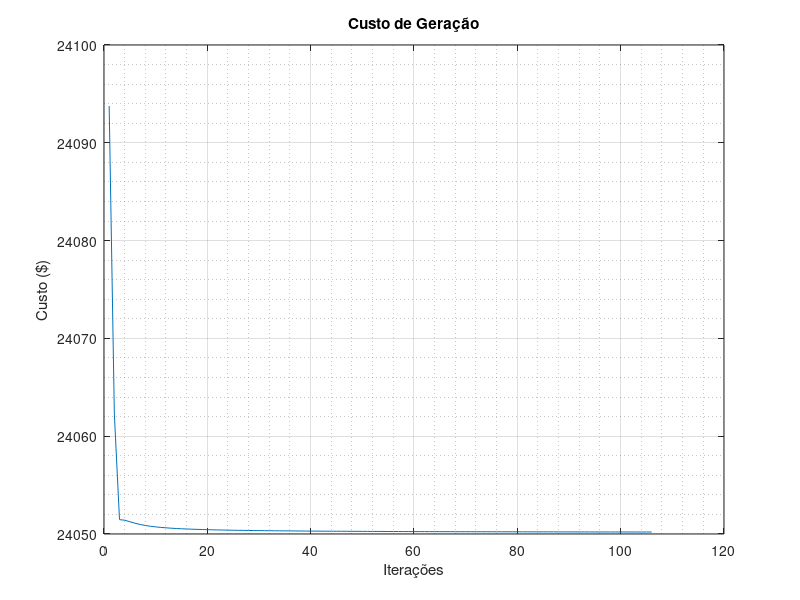

Write MATLAB code to recreate this figure.
clear all
clc
close all

% Primal Afim PPQ

% Matriz Q*x = Gradiente
% Matriz Q = Hessiana
% Desconsidera a constante porque ela só translada a função
% Aumentar Q e A com as variáveis de folga X inseridas 
% Inicia Valor de Alfa:

alfa = 0.995;

% Define a Matriz A:

A_sh = [1 1 1 1 1 1 1 1 1 1 1 1 1;
        -1 0 0 0 0 0 0 0 0 0 0 0 0;
         1 0 0 0 0 0 0 0 0 0 0 0 0;
         0 -1 0 0 0 0 0 0 0 0 0 0 0;
         0 1 0 0 0 0 0 0 0 0 0 0 0;
         0 0 -1 0 0 0 0 0 0 0 0 0 0;
         0 0 1 0 0 0 0 0 0 0 0 0 0;
         0 0 0 -1 0 0 0 0 0 0 0 0 0;
         0 0 0 1 0 0 0 0 0 0 0 0 0;
         0 0 0 0 -1 0 0 0 0 0 0 0 0;
         0 0 0 0 1 0 0 0 0 0 0 0 0;
         0 0 0 0 0 -1 0 0 0 0 0 0 0;
         0 0 0 0 0 1 0 0 0 0 0 0 0;
         0 0 0 0 0 0 -1 0 0 0 0 0 0;
         0 0 0 0 0 0 1 0 0 0 0 0 0;
         0 0 0 0 0 0 0 -1 0 0 0 0 0;
         0 0 0 0 0 0 0 1 0 0 0 0 0;
         0 0 0 0 0 0 0 0 -1 0 0 0 0;
         0 0 0 0 0 0 0 0 1 0 0 0 0;
         0 0 0 0 0 0 0 0 0 -1 0 0 0;
         0 0 0 0 0 0 0 0 0 1 0 0 0;
         0 0 0 0 0 0 0 0 0 0 -1 0 0;
         0 0 0 0 0 0 0 0 0 0 1 0 0;
         0 0 0 0 0 0 0 0 0 0 0 -1 0;
         0 0 0 0 0 0 0 0 0 0 0 1 0;
         0 0 0 0 0 0 0 0 0 0 0 0 -1;
         0 0 0 0 0 0 0 0 0 0 0 0 1];
     
A_comp = zeros(27,26);

for i=2:27
    
    A_comp(i,i-1)=1;
end

A = [A_sh,A_comp];

% Define vetor c:

csh = [8.1;8.1;8.1;7.74;7.74;7.74;7.74;7.74;7.74;8.6;8.6;8.6;8.6];
ccomp = zeros(26,1);

c = [csh;ccomp];

% Define Vetor b:

b = [2520;0;680;0;360;0;360;-60;180;-60;180;-60;180;-60;180;-60;180;-60;180;-40;120;-40;120;-55;120;-55;120];


% Define Matriz Q

Qcomp=2*[0.00028 0 0 0 0 0 0 0 0 0 0 0 0 0 0 0 0 0 0 0 0 0 0 0 0 0 0 0 0 0 0 0 0 0 0 0 0 0 0;
       0 0.00056 0 0 0 0 0 0 0 0 0 0 0 0 0 0 0 0 0 0 0 0 0 0 0 0 0 0 0 0 0 0 0 0 0 0 0 0 0;
       0 0 0.00056 0 0 0 0 0 0 0 0 0 0 0 0 0 0 0 0 0 0 0 0 0 0 0 0 0 0 0 0 0 0 0 0 0 0 0 0;
       0 0 0 0.00324 0 0 0 0 0 0 0 0 0 0 0 0 0 0 0 0 0 0 0 0 0 0 0 0 0 0 0 0 0 0 0 0 0 0 0;
       0 0 0 0 0.00324 0 0 0 0 0 0 0 0 0 0 0 0 0 0 0 0 0 0 0 0 0 0 0 0 0 0 0 0 0 0 0 0 0 0;
       0 0 0 0 0 0.00324 0 0 0 0 0 0 0 0 0 0 0 0 0 0 0 0 0 0 0 0 0 0 0 0 0 0 0 0 0 0 0 0 0;
       0 0 0 0 0 0 0.00324 0 0 0 0 0 0 0 0 0 0 0 0 0 0 0 0 0 0 0 0 0 0 0 0 0 0 0 0 0 0 0 0;
       0 0 0 0 0 0 0 0.00324 0 0 0 0 0 0 0 0 0 0 0 0 0 0 0 0 0 0 0 0 0 0 0 0 0 0 0 0 0 0 0;
       0 0 0 0 0 0 0 0 0.00324 0 0 0 0 0 0 0 0 0 0 0 0 0 0 0 0 0 0 0 0 0 0 0 0 0 0 0 0 0 0;
       0 0 0 0 0 0 0 0 0 0.00284 0 0 0 0 0 0 0 0 0 0 0 0 0 0 0 0 0 0 0 0 0 0 0 0 0 0 0 0 0;
       0 0 0 0 0 0 0 0 0 0 0.00284 0 0 0 0 0 0 0 0 0 0 0 0 0 0 0 0 0 0 0 0 0 0 0 0 0 0 0 0;
       0 0 0 0 0 0 0 0 0 0 0 0.00284 0 0 0 0 0 0 0 0 0 0 0 0 0 0 0 0 0 0 0 0 0 0 0 0 0 0 0;
       0 0 0 0 0 0 0 0 0 0 0 0 0.00284 0 0 0 0 0 0 0 0 0 0 0 0 0 0 0 0 0 0 0 0 0 0 0 0 0 0];
   
Qzero = zeros(26,39);

Q = [Qcomp;Qzero];

uk = 1.5;

iteracoes = 1;

x0 = [600; 300; 300; 150;150;150;150;150;150;105;105;105;105;600;80;300;60;300;60;150-60;30;150-60;30;150-60;30;150-60;30;150-60;30;150-60;30;105-40;15;105-40;15;105-55;15;105-55;15];
    
Xk = zeros(length(x0),length(x0));

xk = x0;

xx = [xk];

max = 500;

e = ones(1,length(xk));

curva = [];

while(iteracoes<max)
    
    for i=1:length(xk)
        
        Xk(i,i) = xk(i);
        
    end
    
     % Cálculo do vetor estimativa dual
     
    Hk = inv(Q+(uk+1)*inv(Xk)^2);    
    wk = inv(A*Hk*transpose(A))*A*Hk*(Q*xk+c-uk*inv(Xk)*transpose(e));

    % Cálculo do vetor custo relativo

    sk = (Q*xk + c - uk*inv(Xk)*transpose(e)) - transpose(A)*wk;
    
    episolon3 = 0.001;

    % Teste de Otimalidade

    if length(xk(xk>0)) == length(x0)

        if length(sk(sk>-episolon3)) == length(sk)

            if transpose(xk)*sk < episolon3

                display('Solução Ótima Encontrada')
                break
                               
                
                % Teste de Factibilidade

                episolon1 = 0.001;

                episolon2 = 0.1;


                if length(xk(xk>=0)) == length(xk)

                            if norm(A*xk - b)/(norm(b)+1) < episolon1

                            display('Factibilidade Primal Atingida')
                            

                    end
                end

                if length(sk(sk>episolon3)) == length(sk)

                    if  norm(sk)/(norm(Q*xk+c-uk*inv(Xk)*transpose(e))+1) < episolon2

                        display('Factibilidade Dual Atingida')
                        

                    end
                end


            end
            
        end
    end


   % Calculo da Direcao de Translacao

    dxk = -Hk*sk;

    % Teste de Ilimitariedade
    
    if length(dxk(dxk>0)) == length(dxk)

        display('Problema Ilimitado')
        condicao_de_parada=1;

    end
     
    % Teste de Otimalidade dxk
    
    if length(dxk(dxk<episolon3)) == length(dxk)

        display('Solucao Otima Encontrada')
        break
              

            % Teste de Factibilidade

            episolon1 = 0.001;

            episolon2 = 0.1;


            if length(xk(xk>=0)) == length(xk)

                        if norm(A*xk - b)/(norm(b)+1) < episolon1

                    display('Factibilidade Primal Atingida')

                end
            end

            if length(sk(sk>=0)) == length(sk)

                if  norm(sk)/(norm(Q*xk+c-uk*inv(Xk)*transpose(e))+1) < episolon2

                    display('Factibilidade Dual Atingida')
                 
                end
            end

    end

     % Cálculo do Comprimento do Passo:

    alfak2 = (-transpose(dxk)*(Q*xk+c)/(transpose(dxk)*(Q)*dxk));

    alfak1 = min(-alfa*xk(dxk<0)./dxk(dxk<0));
    
    alfak = alfa*min([alfak1,alfak2,1]);

    if length(alfak1) == 0

        alfak = alfak2;

    end

    % Nova Solução:

    xk = xk + alfak*dxk;
    
    uk = uk/2;
      
    iteracoes=iteracoes+1;
    
    curva=[curva,(transpose(xk)*Q*xk/2)+(transpose(c)*xk)+550+309+307+240+240+240+240+240+240+126+126+126+126];

end


display('Solução [MW]')
disp(['Gerador 1: ' num2str(xk(1))])
disp(['Gerador 2: ' num2str(xk(2))])
disp(['Gerador 3: ' num2str(xk(3))])
disp(['Gerador 4: ' num2str(xk(4))])
disp(['Gerador 5: ' num2str(xk(5))])
disp(['Gerador 6: ' num2str(xk(6))])
disp(['Gerador 7: ' num2str(xk(7))])
disp(['Gerador 8: ' num2str(xk(8))])
disp(['Gerador 9: ' num2str(xk(9))])
disp(['Gerador 10: ' num2str(xk(10))])
disp(['Gerador 11: ' num2str(xk(11))])
disp(['Gerador 12: ' num2str(xk(12))])
disp(['Gerador 13: ' num2str(xk(13))])

display(['Função Objetivo [$]: ',num2str((transpose(xk)*Q*xk/2)+(transpose(c)*xk)+550+309+307+240+240+240+240+240+240+126+126+126+126)])

plot(curva)
grid on
grid minor
title('Custo de Geração')
xlabel('Iterações')
ylabel('Custo ($)')